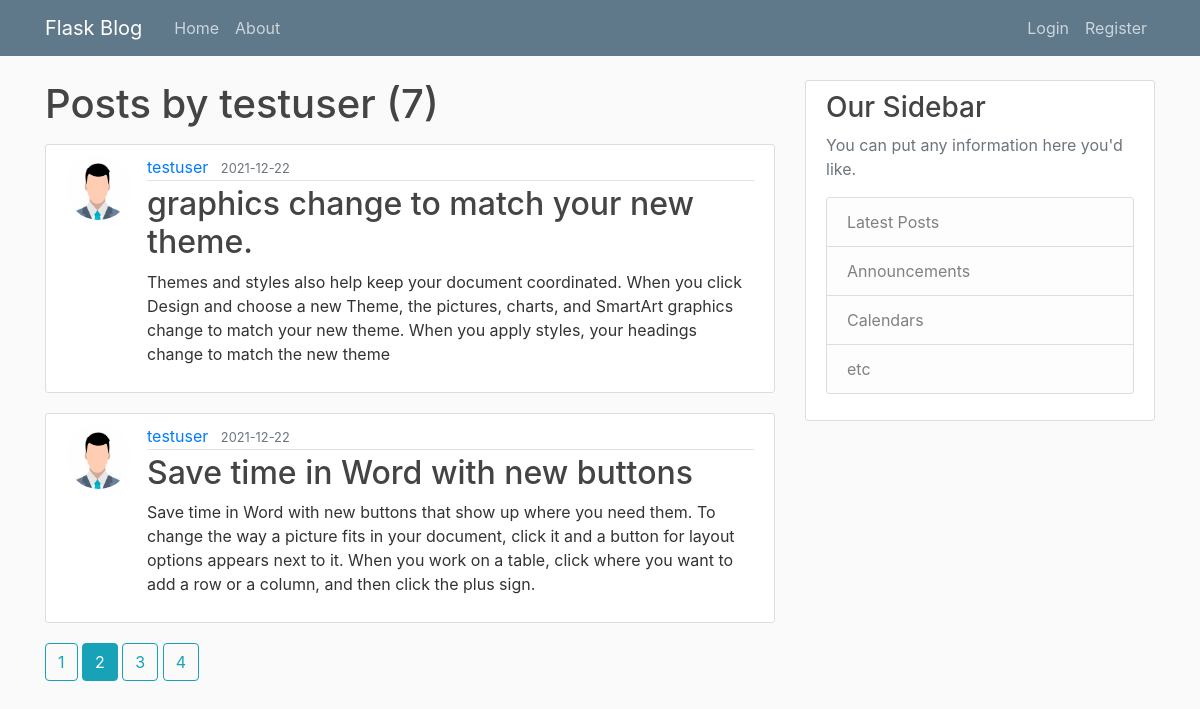
Page /user/testuser?page=2 on the committed database.
### blog/models.py (models this page shows, shortened)
class User(db.Model, UserMixin):
    id = db.Column(db.Integer, primary_key=True)
    username = db.Column(db.String(20),
                         unique=True,
                         nullable=False)
    email = db.Column(db.String(120),
                      unique=True,
                      nullable=False)
    image_file = db.Column(db.String(20),
                           nullable=False,
                           default='default.jpg')
    password = db.Column(db.String(60),
                         nullable=False)
    posts = db.relationship('Post', backref='author', lazy=True)

class Post(db.Model):
    id = db.Column(db.Integer, primary_key=True)
    title = db.Column(db.String(100),
                      nullable=False)
    date = db.Column(db.DateTime, nullable=False, default=datetime.utcnow)
    content = db.Column(db.Text,
                        nullable=False)
    user_id = db.Column(db.Integer, db.ForeignKey('user.id'), nullable=False)

### blog/routes.py (the view)
@app.route("/user/<string:username>")
def user_posts(username):
    page = request.args.get('page', 1, type=int)
    user = User.query.filter_by(username=username).first_or_404()
    posts = Post.query.filter_by(author=user)\
        .order_by(Post.date.desc())\
        .paginate(page=page, per_page=2)
    return render_template('user_posts.html', posts=posts, user=user)

### blog/templates/user_posts.html (shortened to what this page needs)
{% extends 'base.html' %}
{% block content %}
    <h1 class="mb-3"> Posts by {{ user.username }} ({{ posts.total }})</h1>
    {% for post in posts.items %}
        <article class="media content-section">
          <img src="{{ url_for('static', filename='profile/'+ post.author.image_file) }}" class="rounded-circle article-img" alt="">
          <div class="media-body">
            <div class="article-metadata">
              <a class="mr-2" href="{{ url_for('user_posts', username=post.author.username) }}">{{ post.author.username }}</a>
              <small class="text-muted">{{ post.date.strftime('%Y-%m-%d') }}</small>
            </div>
            <h2><a class="article-title" href="{{ url_for('post', post_id=post.id) }}">{{ post.title }}</a></h2>
            <p class="article-content">{{ post.content }}</p>
          </div>
        </article>
    {% endfor %}
    {% for page_num in posts.iter_pages(left_edge=1, right_edge=1, left_current=1, right_current=2) %}
        {% if page_num %}
          {% if posts.page == page_num %}
            <a class="btn btn-info mb-4" href="{{ url_for('user_posts', username=user.username, page=page_num) }}">{{ page_num }}</a>
          {% else %}
            <a class="btn btn-outline-info mb-4" href="{{ url_for('user_posts', username=user.username,  page=page_num) }}">{{ page_num }}</a>
          {% endif %}
        {% else%}
          ...
        {% endif %}
    {% endfor %}
{% endblock %}

### blog/static/main.css (style rules this page uses)
body { background: #fafafa; color: #333333; margin-top: 5rem; }
h1, h2, h3, h4, h5, h6 { color: #444444; }
.content-section { background: #ffffff; padding: 10px 20px; border: 1px solid #dddddd; border-radius: 3px; margin-bottom: 20px; }
.article-title { color: #444444; }
.article-content { white-space: pre-line; }
.article-img { height: 65px; width: 65px; margin-right: 16px; }
.article-metadata { padding-bottom: 1px; margin-bottom: 4px; border-bottom: 1px solid #e3e3e3 }

### rows in the picture
User: username "testuser"
Post: image_file (placeholder picture), author.username "testuser", date "2021-12-22", title "graphics change to match your new theme.", content "Themes and styles also help keep your document coordinated. When you click Design and choose a new Theme, the pictures, charts, and SmartArt graphics change to match your new theme. When you apply styles, your headings change to match the new theme"
Post: image_file (placeholder picture), author.username "testuser", date "2021-12-22", title "Save time in Word with new buttons", content "Save time in Word with new buttons that show up where you need them. To change the way a picture fits in your document, click it and a button for layout options appears next to it. When you work on a table, click where you want to add a row or a column, and then click the plus sign."

### other values in the picture
{{ posts.total }} "7"
{{ page_num }} "1" "3" "4"
{{ page_num }} "2"
